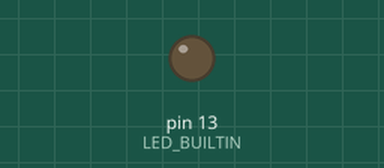
A sketch run on a simulated Arduino Uno, built with avr-gcc and run on an emulated ATmega328P. Parts: output pins drawn as LEDs (lit = HIGH).

Above: at 0.9 s.
At 7.5 s:
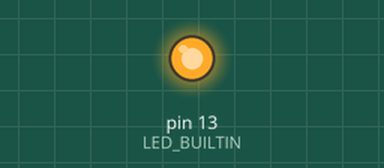
Timing chart, 0 to 8.1 s (numbered marks = the images above):
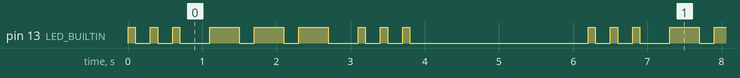

Measured:
- by itself, pin 13 (LED_BUILTIN): repeats every 6.2 s: 2 × (LOW 0.20 s, HIGH 0.10 s), LOW 0.40 s, 2 × (HIGH 0.40 s, LOW 0.20 s), HIGH 0.40 s, LOW 0.40 s, 2 × (HIGH 0.10 s, LOW 0.20 s), HIGH 0.10 s, LOW 2.4 s, HIGH 0.10 s
- by itself, everything shown: repeats every 6.2 s, in 18 steps

The sketch:

RP2040_RGB_SOS.ino
```cpp
/*
Menu File, Preferences...  "Additional Boards Manager URLs" field:
  https://github.com/earlephilhower/arduino-pico/releases/download/global/package_rp2040_index.json

Damit Pico als USB auftaucht :
  PicoBlink.ino.uf2 auf Laufwerk RPI-RP2 kopiert

Arduino IDE Board :  "VCC-GND YD-RP2040"

Flash Size: "2MB (no FS)" -> "16MB (Sketch 8MB, FS: 8MB)"
*/

void setup() {
  pinMode(LED_BUILTIN, OUTPUT);
}

void blink(int n, int t) {
  for (int i=0; i<n; i++ ) {
    digitalWrite(LED_BUILTIN, HIGH);
    delay(t);
    digitalWrite(LED_BUILTIN, LOW);
    delay(200);
  }
  delay(200);
}

void loop() {
int i;

  blink(3, 100);
  blink(3, 400);
  blink(3, 100);

  delay(2000);
}
```
